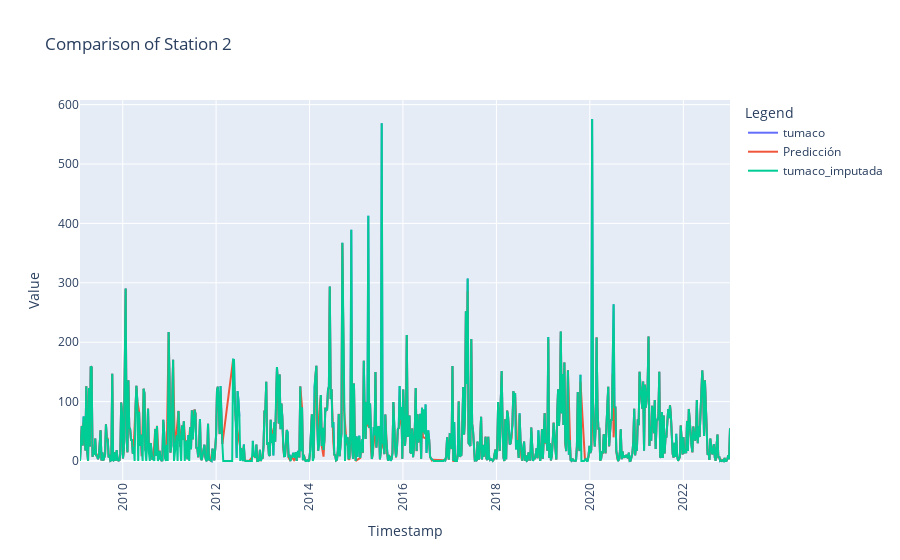

Source (notebook cell):
### Code cell
import plotly.graph_objects as go

# Crear la figura
fig = go.Figure()

# Añadir la serie de datos original (ajuste)
fig.add_trace(go.Scatter(x=dataset.index, y=dataset.iloc[:, 0], mode='lines', name=dataset.columns[0]))

# Añadir la predicción
fig.add_trace(go.Scatter(x=xTest.index, y=yPredict, mode='lines', name='Predicción'))

#Añadir imputada
fig.add_trace(go.Scatter(x=dataset.index, y=dataset.iloc[:,-1], mode='lines', name=dataset.columns[-1] ))

# Añadir leyenda
fig.update_layout(
    title="Comparison of Station 2",
    xaxis_title="Timestamp",
    yaxis_title="Value",
    xaxis_tickangle=-90,
    legend_title="Legend",
    template="plotly",
)

# Mostrar la figura
fig.show()

### Figure 1 — Plotly figure (JSON) as saved in the notebook; plotly's stock layout.template omitted (floating-point values rounded to 4 significant figures; data arrays with more than 128 entries replaced by an {"elided": "..."} marker saying what was removed)
{"data": [{"mode": "lines", "name": "tumaco", "type": "scatter", "x": {"elided": "727 str values"}, "y": {"elided": "727 float values"}}, {"mode": "lines", "name": "Predicción", "type": "scatter", "x": {"elided": "638 str values"}, "y": {"elided": "638 float values"}}, {"mode": "lines", "name": "tumaco_imputada", "type": "scatter", "x": {"elided": "727 str values"}, "y": {"elided": "727 float values"}}], "layout": {"legend": {"title": {"text": "Legend"}}, "title": {"text": "Comparison of Station 2"}, "xaxis": {"tickangle": -90, "title": {"text": "Timestamp"}}, "yaxis": {"title": {"text": "Value"}}}}
